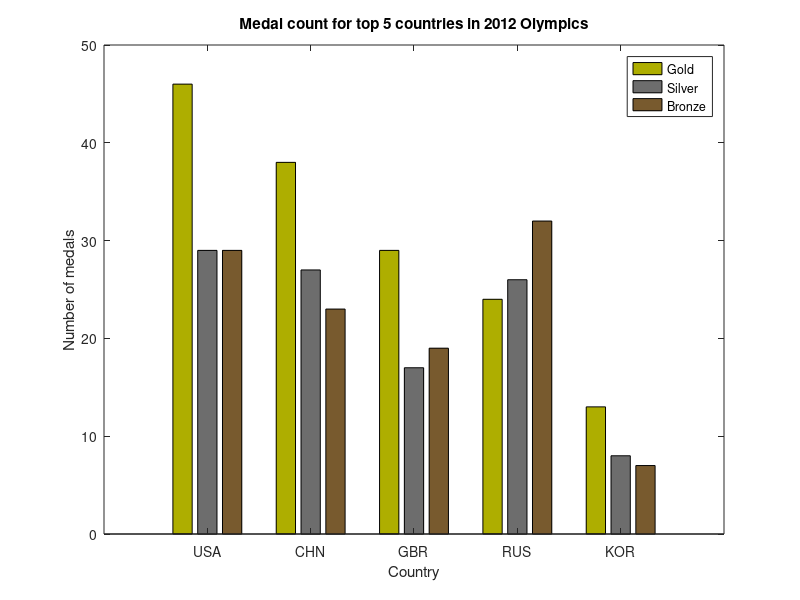

Write MATLAB code to recreate this figure.
G = [46 38 29 24 13]; S = [29 27 17 26 8];
B = [29 23 19 32 7]; h = bar(1:5, [G' S' B']);
title('Medal count for top 5 countries in 2012 Olympics');
ylabel('Number of medals'); xlabel('Country');
legend('Gold', 'Silver', 'Bronze')
set(h(1),'FaceColor',[174/255 174/255 0]);
set(h(2),'FaceColor',[109/255 109/255 109/255]);
set(h(3),'FaceColor',[120/255 90/255 46/255]);
set(gca, 'XTickLabel', {'USA', 'CHN', 'GBR', 'RUS', 'KOR'});